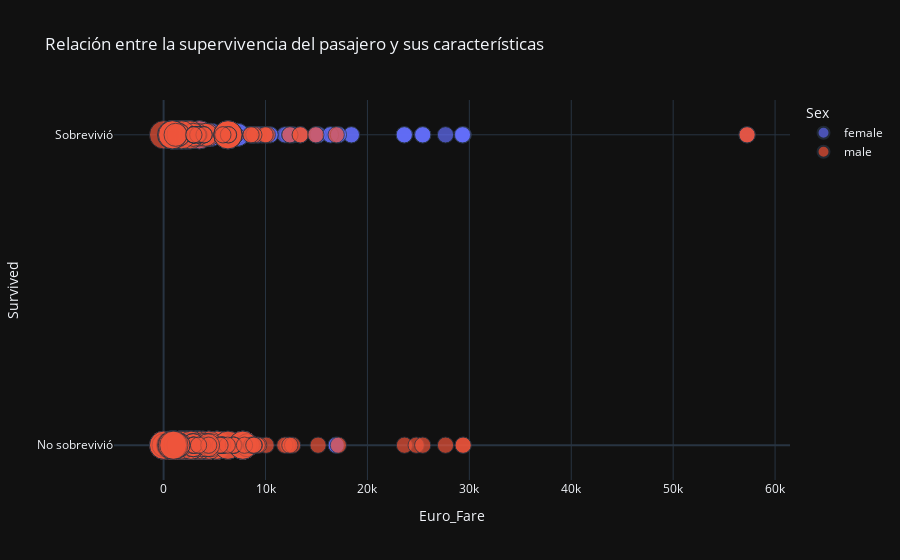

This figure's notebook cell:
### Markdown cell above
Relación entre supervivencia y tarifa

### Code cell
fig7 = px.scatter(df2, x="Euro_Fare", y="Survived", template = "plotly_dark", size = "Pclass", color = "Sex", title = "Relación entre la supervivencia del pasajero y sus características")
fig7.update_yaxes(tickvals=[0, 1], ticktext=["No sobrevivió", "Sobrevivió"])

### Figure 1 — Plotly figure (JSON) as saved in the notebook; plotly's stock layout.template omitted (floating-point values rounded to 4 significant figures; data arrays with more than 128 entries replaced by an {"elided": "..."} marker saying what was removed)
{"data": [{"hovertemplate": "Sex=female<br>Euro_Fare=%{x}<br>Survived=%{y}<br>Pclass=%{marker.size}<extra></extra>", "legendgroup": "female", "marker": {"color": "#636efa", "size": {"elided": "314 int values"}, "sizemode": "area", "sizeref": 0.0075, "symbol": "circle"}, "mode": "markers", "name": "female", "orientation": "v", "showlegend": true, "type": "scatter", "x": {"elided": "314 float values"}, "xaxis": "x", "y": {"elided": "314 int values"}, "yaxis": "y"}, {"hovertemplate": "Sex=male<br>Euro_Fare=%{x}<br>Survived=%{y}<br>Pclass=%{marker.size}<extra></extra>", "legendgroup": "male", "marker": {"color": "#EF553B", "size": {"elided": "577 int values"}, "sizemode": "area", "sizeref": 0.0075, "symbol": "circle"}, "mode": "markers", "name": "male", "orientation": "v", "showlegend": true, "type": "scatter", "x": {"elided": "577 float values"}, "xaxis": "x", "y": {"elided": "577 int values"}, "yaxis": "y"}], "layout": {"legend": {"itemsizing": "constant", "title": {"text": "Sex"}, "tracegroupgap": 0}, "title": {"text": "Relación entre la supervivencia del pasajero y sus características"}, "xaxis": {"anchor": "y", "domain": [0, 1], "title": {"text": "Euro_Fare"}}, "yaxis": {"anchor": "x", "domain": [0, 1], "ticktext": ["No sobrevivió", "Sobrevivió"], "tickvals": [0, 1], "title": {"text": "Survived"}}}}
